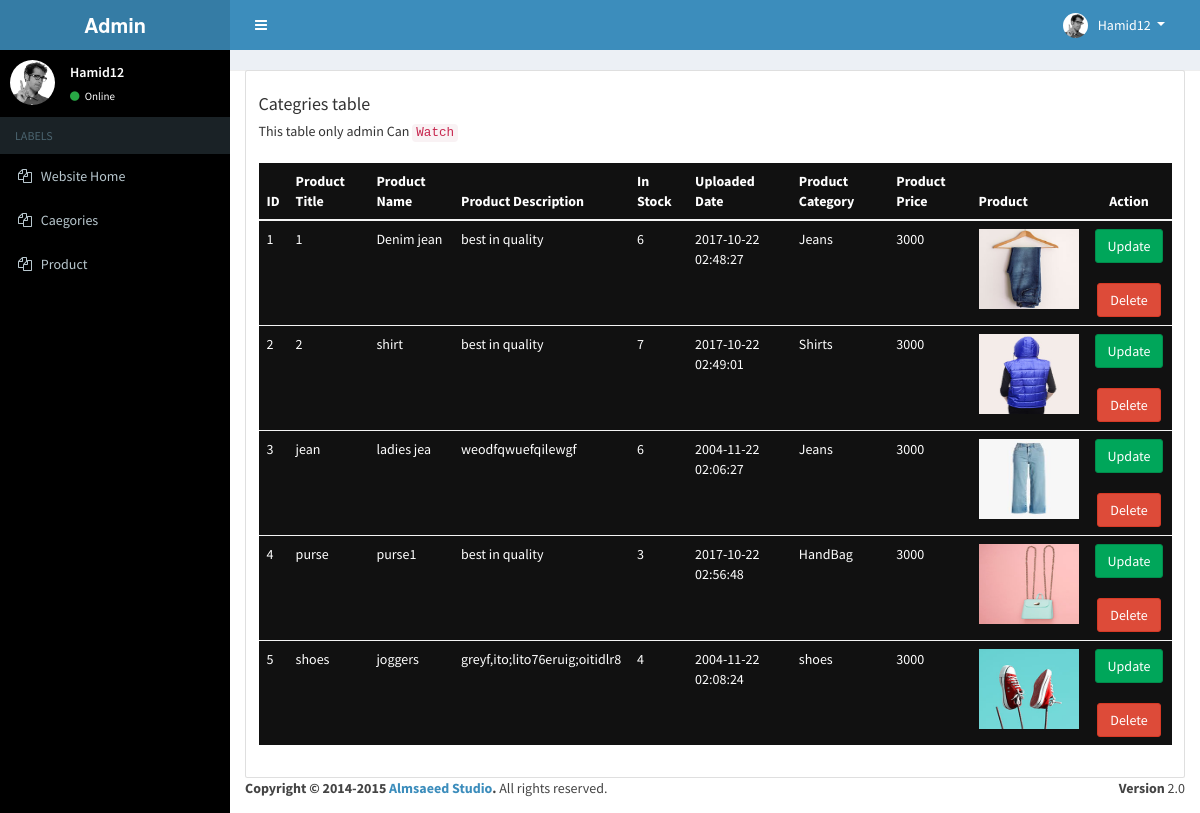
/admin/configproduct.php (signed in), run on the app's committed database.
### tables this page shows
CREATE TABLE `product` (
  `ID` int(11) NOT NULL,
  `Product_title` varchar(15) NOT NULL,
  `ProductName` varchar(10) NOT NULL,
  `ProductDetails` varchar(255) NOT NULL,
  `InStock` int(11) NOT NULL,
  `DateAndTime` timestamp NOT NULL DEFAULT current_timestamp() ON UPDATE current_timestamp(),
  `ProductUniqueCode` varchar(20) NOT NULL,
  `image` varchar(100) NOT NULL,
  `Category` int(11) NOT NULL,
  `Price` int(11) NOT NULL
);

CREATE TABLE `category` (
  `ID` int(11) NOT NULL,
  `Category` varchar(50) NOT NULL
);

### config/constant.php (called while the page is built, shortened)
<?php
$url = "http://localhost/2114_pixie/admin/Upload/";
?>

### admin/configproduct.php (the view, shortened to what this page needs)
<!DOCTYPE html>
<html lang="en">
<head>
    <link rel="stylesheet" href="https://cdn.jsdelivr.net/npm/bootstrap@4.4.1/dist/css/bootstrap.min.css">
</head>
<body>
<?php include('../Partial/admin-header.php'); ?>
<br>
<div class="col-lg-12 grid-margin stretch-card">
              <div class="card">
                <div class="card-body">
                  <h4 class="card-title">Categries table</h4>
                  <p class="card-description">
                    This table only admin Can  <code>Watch </code>
                  </p>
                  <div class="table-responsive pt-3">
                    <table class="table bg-black">
                      <thead>
                        <tr>
                          <th>ID</th>
                          <th>Product Title</th>
                          <th>Product Name</th>
                          <th>Product Description</th>
                          <th>In Stock</th>
                          <th>Uploaded Date</th>
                          <th>Product Category</th>
                          <th>Product Price</th>
                          <th>Product</th>
                          <th class="text-center">Action</th>
                        </tr>
                      </thead>
                      <tbody>
                        <?php
                          $select = "
                            SELECT product.ID,product.Product_title,product.ProductName,product.ProductDetails,product.InStock,product.DateAndTime,product.ProductUniqueCode,product.image,product.Price,category.Category
                            FROM `product`
                            INNER JOIN category ON product.Category=category.ID;
                          ";
                            $res = mysqli_query($conn,$select);
                            $IntToArr = mysqli_num_rows($res);
                            $No = 1;
                            if($IntToArr==TRUE)
                            {
                                while($row = mysqli_fetch_assoc($res))
                                {
                                    $ID = $row['ID'];
                                    $Title  = $row['Product_title'];
                                    $Name = $row['ProductName'];
                                    $Desc = $row['ProductDetails'];
                                    $Stoct = $row['InStock'];
                                    $Date = $row['DateAndTime'];
                                    $Cat = $row['Category'];
                                    $image = $row['image'];
                                    $Price = $row['Price'];
                                    ?>
                                            <tr>
                                                <td><?php echo $No++ ?></td>
                                                <td><?php echo $Title ?></td>
                                                <td><?php echo $Name?></td>
                                                <td><?php echo $Desc ?></td>
                                                <td><?php echo $Stoct ?></td>
                                                <td><?php echo $Date ?></td>
                                                <td><?php echo $Cat ?></td>
                                                <td><?php echo $Price ?></td>
                                                <td>
                                                <img src="<?php echo $url,$image; ?>" height="80px" width="100px">
                                                </td>
                                                <td class="text-center">
                                                  <button class="btn btn-success"><a href="updateproduct.php?ID=<?php echo $ID ?>" class="text-white" style="text-decoration:none;">Update</a></button>
                                                  <br><br>
                                                  <button class="btn btn-danger"><a href="deleteproduct.php?ID=<?php echo $ID ?>" class="text-white" style="text-decoration:none;">Delete</a></button>
                                                </td>
                                            </tr>
                                    <?php
                                }
                            }
                        ?>
                      </tbody>
                    </table>
                  </div>
                </div>
              </div>
            </div>
            <?php include('../Partial/admin-footer.php'); ?>
</body>
</html>

### data on the page
product: Product_title "1", ProductName "Denim jean", ProductDetails "best in quality", InStock "6", DateAndTime "2017-10-22 02:48:27", category.Category "Jeans", Price "3000", image (picture)
product: Product_title "2", ProductName "shirt", ProductDetails "best in quality", InStock "7", DateAndTime "2017-10-22 02:49:01", category.Category "Shirts", Price "3000", image (picture)
product: Product_title "jean", ProductName "ladies jea", ProductDetails "weodfqwuefqilewgf", InStock "6", DateAndTime "2004-11-22 02:06:27", category.Category "Jeans", Price "3000", image (picture)
product: Product_title "purse", ProductName "purse1", ProductDetails "best in quality", InStock "3", DateAndTime "2017-10-22 02:56:48", category.Category "HandBag", Price "3000", image (picture)
product: Product_title "shoes", ProductName "joggers", ProductDetails "greyf,ito;lito76eruig;oitidlr8", InStock "4", DateAndTime "2004-11-22 02:08:24", category.Category "shoes", Price "3000", image (picture)

### other printed values
$_SESSION['RoleType'] "Admin"
$_SESSION['UserName'] "Hamid12"
